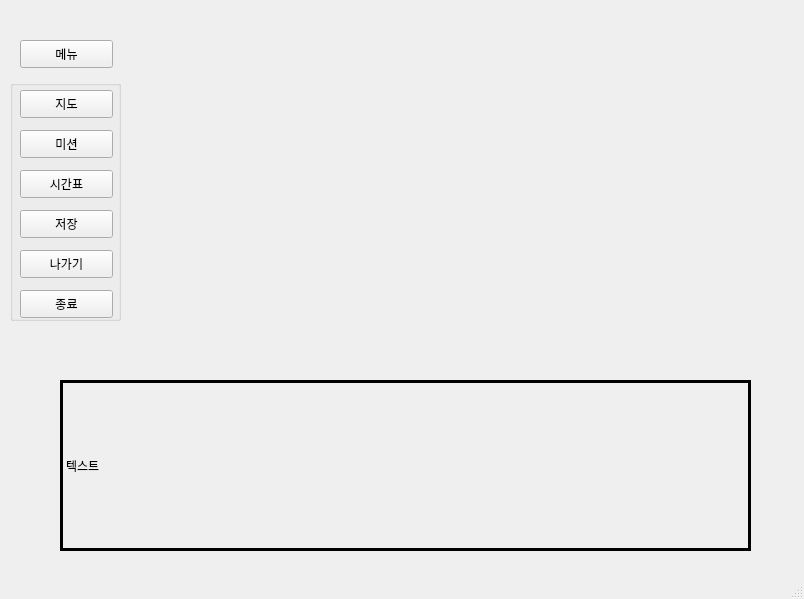
<?xml version="1.0" encoding="UTF-8"?>
<ui version="4.0">
 <class>SSG</class>
 <widget class="QMainWindow" name="SSG">
  <property name="geometry">
   <rect>
    <x>0</x>
    <y>0</y>
    <width>804</width>
    <height>599</height>
   </rect>
  </property>
  <property name="windowTitle">
   <string>SSG</string>
  </property>
  <widget class="QWidget" name="centralwidget">
   <widget class="QPushButton" name="menu">
    <property name="geometry">
     <rect>
      <x>20</x>
      <y>40</y>
      <width>93</width>
      <height>28</height>
     </rect>
    </property>
    <property name="text">
     <string>메뉴</string>
    </property>
   </widget>
   <widget class="QGroupBox" name="menuBox">
    <property name="geometry">
     <rect>
      <x>10</x>
      <y>80</y>
      <width>111</width>
      <height>241</height>
     </rect>
    </property>
    <property name="title">
     <string/>
    </property>
    <widget class="QPushButton" name="map">
     <property name="geometry">
      <rect>
       <x>10</x>
       <y>10</y>
       <width>93</width>
       <height>28</height>
      </rect>
     </property>
     <property name="text">
      <string>지도</string>
     </property>
    </widget>
    <widget class="QPushButton" name="mission">
     <property name="geometry">
      <rect>
       <x>10</x>
       <y>50</y>
       <width>93</width>
       <height>28</height>
      </rect>
     </property>
     <property name="text">
      <string>미션</string>
     </property>
    </widget>
    <widget class="QPushButton" name="save">
     <property name="geometry">
      <rect>
       <x>10</x>
       <y>130</y>
       <width>93</width>
       <height>28</height>
      </rect>
     </property>
     <property name="text">
      <string>저장</string>
     </property>
    </widget>
    <widget class="QPushButton" name="exit">
     <property name="geometry">
      <rect>
       <x>10</x>
       <y>210</y>
       <width>93</width>
       <height>28</height>
      </rect>
     </property>
     <property name="text">
      <string>종료</string>
     </property>
    </widget>
    <widget class="QPushButton" name="time">
     <property name="geometry">
      <rect>
       <x>10</x>
       <y>90</y>
       <width>93</width>
       <height>28</height>
      </rect>
     </property>
     <property name="text">
      <string>시간표</string>
     </property>
    </widget>
    <widget class="QPushButton" name="out_btn">
     <property name="geometry">
      <rect>
       <x>10</x>
       <y>170</y>
       <width>93</width>
       <height>28</height>
      </rect>
     </property>
     <property name="text">
      <string>나가기</string>
     </property>
    </widget>
   </widget>
   <widget class="QLabel" name="chat">
    <property name="geometry">
     <rect>
      <x>60</x>
      <y>380</y>
      <width>691</width>
      <height>171</height>
     </rect>
    </property>
    <property name="frameShape">
     <enum>QFrame::Box</enum>
    </property>
    <property name="lineWidth">
     <number>3</number>
    </property>
    <property name="midLineWidth">
     <number>3</number>
    </property>
    <property name="text">
     <string>텍스트</string>
    </property>
   </widget>
   <widget class="QLabel" name="imagelabel">
    <property name="geometry">
     <rect>
      <x>90</x>
      <y>10</y>
      <width>651</width>
      <height>361</height>
     </rect>
    </property>
    <property name="text">
     <string/>
    </property>
   </widget>
  </widget>
  <widget class="QStatusBar" name="statusbar"/>
 </widget>
 <resources/>
 <connections/>
</ui>
